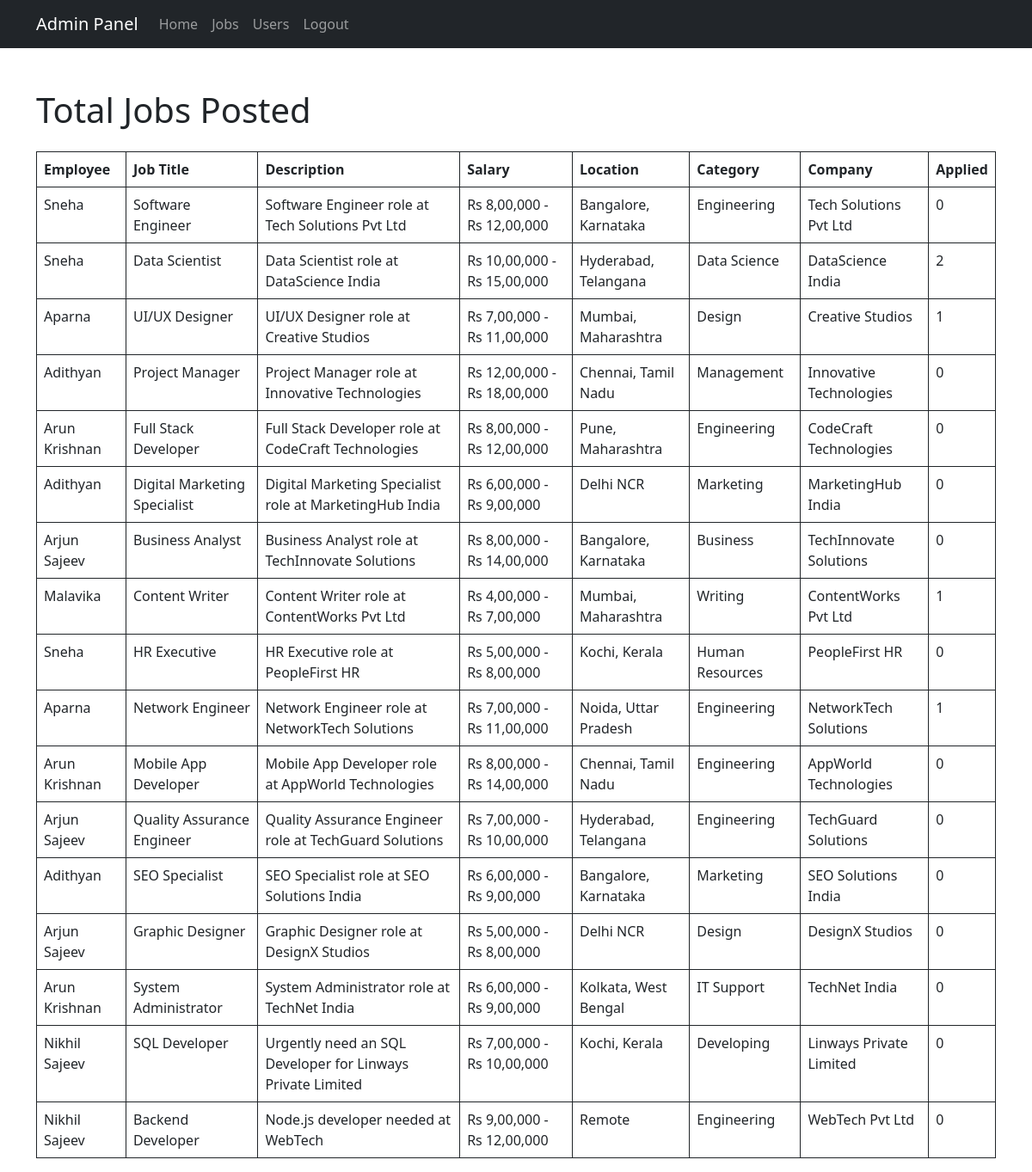
Screenshot of /admin/jobs (signed in) with the database file from the repository.
### app.py (models this page shows)
class User(UserMixin, db.Model):
    id = db.Column(db.Integer, primary_key=True)
    username = db.Column(db.String(100), unique=True, nullable=False)
    email = db.Column(db.String(120), unique=True, nullable=False)
    password = db.Column(db.String(200), nullable=False)
    role = db.Column(db.String(20), nullable=False)

### app.py (the view)
@app.route('/admin/jobs')
@login_required
def admin_jobs():
    if current_user.role != 'admin':
        return "Unauthorized", 403
    jobs = load_job_data()
    try:
        with open('applied_jobs.json', 'r') as f:
            applied_data = json.load(f)
    except FileNotFoundError:
        applied_data = {}
    application_counts = {}
    for user_id, job_ids in applied_data.items():
        for job_id in job_ids:
            application_counts[str(job_id)] = application_counts.get(str(job_id), 0) + 1
    users = {user.id: user.username for user in User.query.all()}
    return render_template('admin_jobs.html', jobs=jobs, users=users, application_counts=application_counts)

### app.py (called while the page is built)
def load_job_data():
    try:
        with open('jobs.json', 'r') as f:
            return json.load(f)
    except FileNotFoundError:
        return []

@login_manager.user_loader
def load_user(user_id):
    return User.query.get(int(user_id))

### templates/admin_jobs.html (shortened to what this page needs)
<!DOCTYPE html>
<html lang="en">
<head>
    <link rel="stylesheet" href="https://cdn.jsdelivr.net/npm/bootstrap@5.3.0/dist/css/bootstrap.min.css">
</head>
<body>
    {% include 'admin_navbar.html' %}
    <div class="container mt-5">
        <h1 class="mb-4">Total Jobs Posted</h1>
        <table class="table table-bordered border-dark">
            <thead>
                <tr>
                    <th>Employee</th>
                    <th>Job Title</th>
                    <th>Description</th>
                    <th>Salary</th>
                    <th>Location</th>
                    <th>Category</th>
                    <th>Company</th>
                    <th>Applied</th>
                </tr>
            </thead>
            <tbody>
                {% for job in jobs %}
                <tr>
                    <td>{{ users[job.user_id] if job.user_id in users else 'Unknown' }}</td>
                    <td>{{ job.title }}</td>
                    <td>{{ job.description }}</td>
                    <td>{{ job.salary }}</td>
                    <td>{{ job.location }}</td>
                    <td>{{ job.category }}</td>
                    <td>{{ job.company }}</td>
                    <td>{{ application_counts[job.id|string] if job.id|string in application_counts else 0 }}</td>
                </tr>
                {% endfor %}
            </tbody>
        </table>
    </div>
</body>
</html>

### rows the page displays
User: username "Sneha" "Sneha" "Sneha"
User: username "Aparna" "Aparna"
User: username "Adithyan" "Adithyan" "Adithyan"
User: username "Arun Krishnan" "Arun Krishnan" "Arun Krishnan"
User: username "Arjun Sajeev" "Arjun Sajeev" "Arjun Sajeev"
User: username "Malavika"
User: username "Nikhil Sajeev" "Nikhil Sajeev"

### other values shown
{{ job.title }} "Software Engineer" "Data Scientist" "UI/UX Designer" "Project Manager" "Full Stack Developer" "Digital Marketing Specialist" "Business Analyst" "Content Writer" "HR Executive" "Network Engineer" "Mobile App Developer" "Quality Assurance Engineer" "SEO Specialist" "Graphic Designer" "System Administrator" "SQL Developer" "Backend Developer"
{{ job.description }} "Software Engineer role at Tech Solutions Pvt Ltd" "Data Scientist role at DataScience India" "UI/UX Designer role at Creative Studios" "Project Manager role at Innovative Technologies" "Full Stack Developer role at CodeCraft Technologies" "Digital Marketing Specialist role at MarketingHub India" "Business Analyst role at TechInnovate Solutions" "Content Writer role at ContentWorks Pvt Ltd" "HR Executive role at PeopleFirst HR" "Network Engineer role at NetworkTech Solutions" "Mobile App Developer role at AppWorld Technologies" "Quality Assurance Engineer role at TechGuard Solutions" "SEO Specialist role at SEO Solutions India" "Graphic Designer role at DesignX Studios" "System Administrator role at TechNet India" "Urgently need an SQL Developer for Linways Private Limited" "Node.js developer needed at WebTech"
{{ job.salary }} "Rs 8,00,000 - Rs 12,00,000" "Rs 10,00,000 - Rs 15,00,000" "Rs 7,00,000 - Rs 11,00,000" "Rs 12,00,000 - Rs 18,00,000" "Rs 8,00,000 - Rs 12,00,000" "Rs 6,00,000 - Rs 9,00,000" "Rs 8,00,000 - Rs 14,00,000" "Rs 4,00,000 - Rs 7,00,000" "Rs 5,00,000 - Rs 8,00,000" "Rs 7,00,000 - Rs 11,00,000" "Rs 8,00,000 - Rs 14,00,000" "Rs 7,00,000 - Rs 10,00,000" "Rs 6,00,000 - Rs 9,00,000" "Rs 5,00,000 - Rs 8,00,000" "Rs 6,00,000 - Rs 9,00,000" "Rs 7,00,000 - Rs 10,00,000" "Rs 9,00,000 - Rs 12,00,000"
{{ job.location }} "Bangalore, Karnataka" "Hyderabad, Telangana" "Mumbai, Maharashtra" "Chennai, Tamil Nadu" "Pune, Maharashtra" "Delhi NCR" "Bangalore, Karnataka" "Mumbai, Maharashtra" "Kochi, Kerala" "Noida, Uttar Pradesh" "Chennai, Tamil Nadu" "Hyderabad, Telangana" "Bangalore, Karnataka" "Delhi NCR" "Kolkata, West Bengal" "Kochi, Kerala" "Remote"
{{ job.category }} "Engineering" "Data Science" "Design" "Management" "Engineering" "Marketing" "Business" "Writing" "Human Resources" "Engineering" "Engineering" "Engineering" "Marketing" "Design" "IT Support" "Developing" "Engineering"
{{ job.company }} "Tech Solutions Pvt Ltd" "DataScience India" "Creative Studios" "Innovative Technologies" "CodeCraft Technologies" "MarketingHub India" "TechInnovate Solutions" "ContentWorks Pvt Ltd" "PeopleFirst HR" "NetworkTech Solutions" "AppWorld Technologies" "TechGuard Solutions" "SEO Solutions India" "DesignX Studios" "TechNet India" "Linways Private Limited" "WebTech Pvt Ltd"
